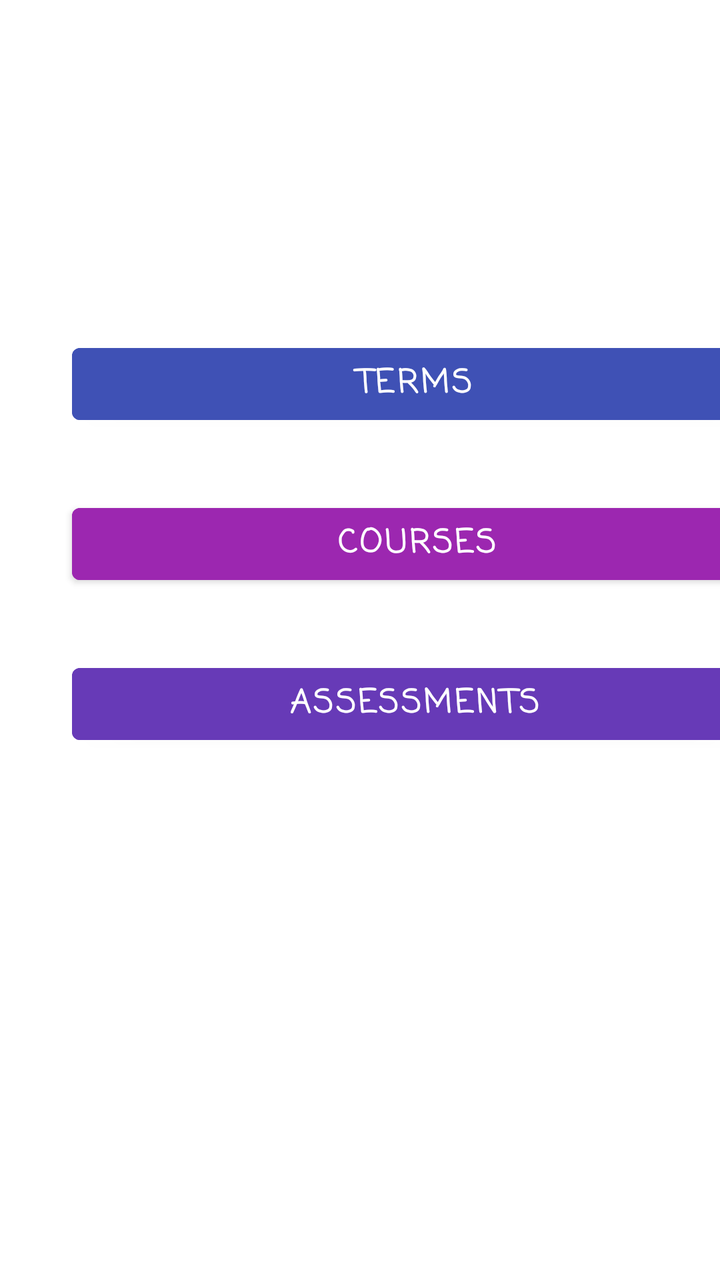
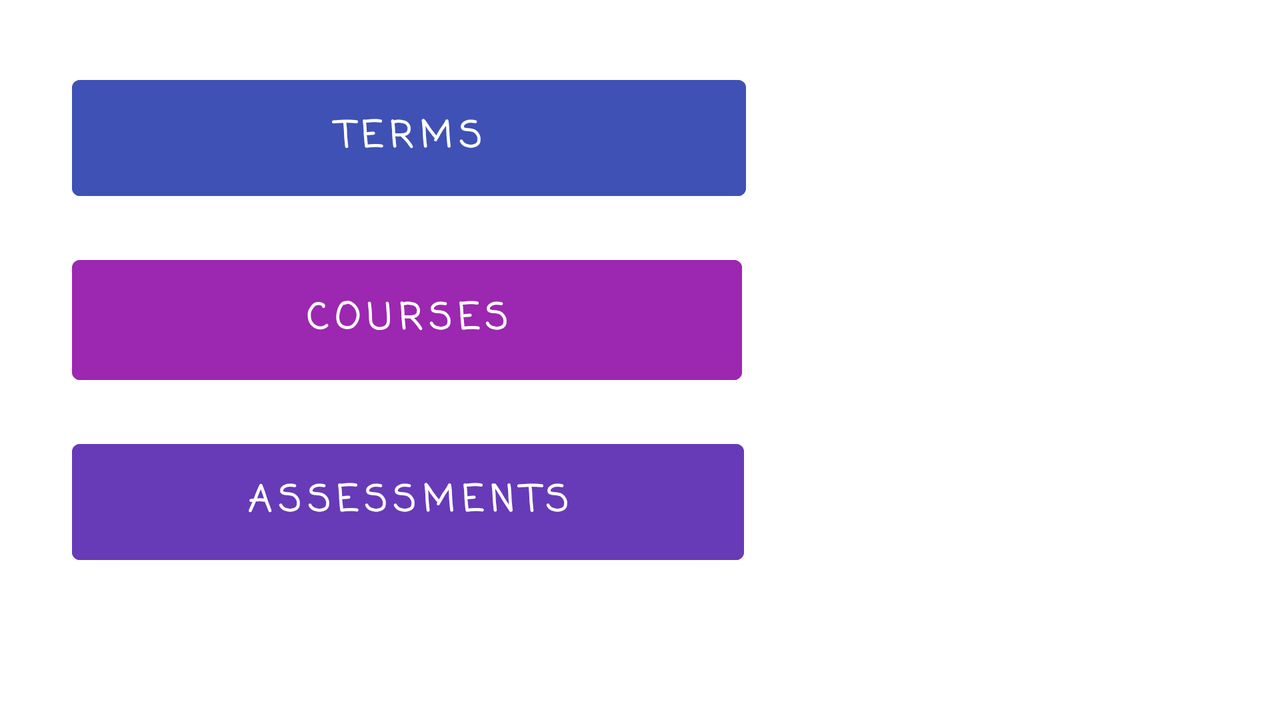

One screen, two layout resources from the same app: the default and the repository's alternative for another configuration. Each is rendered where Android would select it; the XML of both is given below.
<!-- AndroidManifest.xml: application theme Theme.StudentScheduler -->
<!-- res/layout/activity_main.xml -->
<?xml version="1.0" encoding="utf-8"?>
<androidx.constraintlayout.widget.ConstraintLayout xmlns:android="http://schemas.android.com/apk/res/android"
    xmlns:app="http://schemas.android.com/apk/res-auto"
    xmlns:tools="http://schemas.android.com/tools"
    android:layout_width="match_parent"
    android:layout_height="match_parent"
    tools:context=".UI.MainActivity">

    <Button
        android:id="@+id/termsBtn"
        android:layout_width="342dp"
        android:layout_height="48dp"
        android:layout_marginStart="36dp"
        android:layout_marginBottom="424dp"
        android:backgroundTint="#3F51B5"
        android:fontFamily="casual"
        android:text="@string/terms"
        android:textSize="16sp"
        android:textStyle="bold"
        android:onClick="onTermsClick"
        app:layout_constraintBottom_toBottomOf="parent"
        app:layout_constraintStart_toStartOf="parent" />

    <Button
        android:id="@+id/coursesBtn"
        android:layout_width="345dp"
        android:layout_height="48dp"
        android:layout_marginStart="36dp"
        android:layout_marginTop="32dp"
        android:backgroundTint="#9C27B0"
        android:fontFamily="casual"
        android:text="@string/courses"
        android:textSize="16sp"
        android:textStyle="bold"
        android:onClick="onCoursesClick"
        app:layout_constraintStart_toStartOf="parent"
        app:layout_constraintTop_toBottomOf="@+id/termsBtn" />

    <Button
        android:id="@+id/assessmentsBtn"
        android:layout_width="342dp"
        android:layout_height="48dp"
        android:layout_marginStart="36dp"
        android:layout_marginTop="32dp"
        android:backgroundTint="#673AB7"
        android:fontFamily="casual"
        android:text="@string/assessments"
        android:textSize="16sp"
        android:textStyle="bold"
        android:onClick="onAssessmentsClick"
        app:layout_constraintStart_toStartOf="parent"
        app:layout_constraintTop_toBottomOf="@+id/coursesBtn" />
</androidx.constraintlayout.widget.ConstraintLayout>
<!-- resources referenced by this layout -->
<resources>
  <string name="assessments">Assessments</string>
  <string name="courses">Courses</string>
  <string name="terms">Terms</string>
  <style name="Theme.StudentScheduler" parent="Theme.MaterialComponents.DayNight.DarkActionBar">
          
          <item name="colorPrimary">@color/purple_500</item>
          <item name="colorPrimaryVariant">@color/purple_700</item>
          <item name="colorOnPrimary">@color/white</item>
          
          <item name="colorSecondary">@color/teal_200</item>
          <item name="colorSecondaryVariant">@color/teal_700</item>
          <item name="colorOnSecondary">@color/black</item>
          
          <item name="android:statusBarColor" tools:targetApi="l">?attr/colorPrimaryVariant</item>
          
      </style>
  <color name="purple_500">#3f51b5</color>
  <color name="purple_700">#FF3700B3</color>
  <color name="white">#FFFFFFFF</color>
  <color name="teal_200">#FF03DAC5</color>
  <color name="teal_700">#FF018786</color>
  <color name="black">#FF000000</color>
</resources>
<!-- res/layout-land/activity_main.xml (the repository's variant of the layout above) -->
<!-- drawn on the phone turned sideways -->
<?xml version="1.0" encoding="utf-8"?>
<androidx.constraintlayout.widget.ConstraintLayout xmlns:android="http://schemas.android.com/apk/res/android"
    xmlns:app="http://schemas.android.com/apk/res-auto"
    xmlns:tools="http://schemas.android.com/tools"
    android:layout_width="match_parent"
    android:layout_height="match_parent"
    tools:context=".UI.MainActivity">

    <Button
        android:id="@+id/termsBtn"
        android:layout_width="337dp"
        android:layout_height="58dp"
        android:layout_marginStart="36dp"
        android:layout_marginTop="40dp"
        android:backgroundTint="#3F51B5"
        android:fontFamily="casual"
        android:insetTop="0dp"
        android:insetBottom="0dp"
        android:letterSpacing="0.2"
        android:onClick="onTermsClick"
        android:text="@string/terms"
        android:textSize="18sp"
        android:textStyle="bold"
        app:layout_constraintStart_toStartOf="parent"
        app:layout_constraintTop_toTopOf="parent" />

    <Button
        android:id="@+id/coursesBtn"
        android:layout_width="335dp"
        android:layout_height="60dp"
        android:layout_marginStart="36dp"
        android:layout_marginTop="32dp"
        android:backgroundTint="#9C27B0"
        android:fontFamily="casual"
        android:insetTop="0dp"
        android:insetBottom="0dp"
        android:letterSpacing="0.2"
        android:onClick="onCoursesClick"
        android:text="@string/courses"
        android:textSize="18sp"
        android:textStyle="bold"
        app:layout_constraintStart_toStartOf="parent"
        app:layout_constraintTop_toBottomOf="@+id/termsBtn" />

    <Button
        android:id="@+id/assessmentsBtn"
        android:layout_width="336dp"
        android:layout_height="58dp"
        android:layout_marginStart="36dp"
        android:layout_marginTop="32dp"
        android:backgroundTint="#673AB7"
        android:fontFamily="casual"
        android:insetTop="0dp"
        android:insetBottom="0dp"
        android:letterSpacing="0.2"
        android:onClick="onAssessmentsClick"
        android:text="@string/assessments"
        android:textSize="18sp"
        android:textStyle="bold"
        app:layout_constraintStart_toStartOf="parent"
        app:layout_constraintTop_toBottomOf="@+id/coursesBtn" />
</androidx.constraintlayout.widget.ConstraintLayout>
